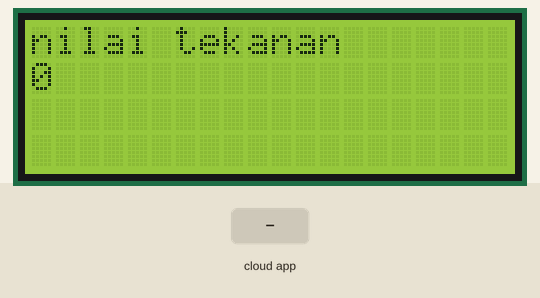
A sketch run on a simulated ESP8266 (NodeMCU). On the bench: 20×4 character LCD. The test bench sets the inputs (shaded band). WiFi joins after 1.5 s; servers stay silent unless stated; the Firebase database answers and starts empty; what the sketch prints to the serial monitor is not drawn.

Above: at 2.7 s.
2.8 s: the phone or cloud app sets nilai to 1
At 3.4 s:
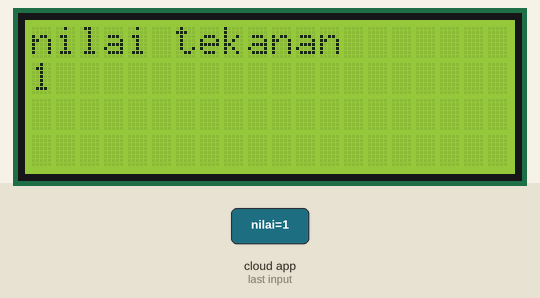
Timing chart, 0 to 5.8 s (numbered marks = the images above; inputs shaded):
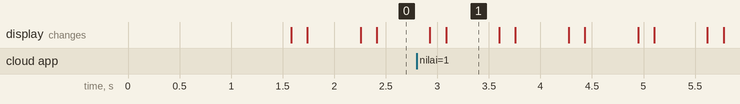

Measured:
- after the input at 2.8 s, the display: first differs from a run without the input after 0.29 s (image 1)

The sketch:

kodeterima.ino
```cpp
#include <LiquidCrystal_I2C.h>
LiquidCrystal_I2C lcd(0x27, 20, 4);

#include <ESP8266WiFi.h>
#include <FirebaseESP8266.h>
#define WIFI_SSID "Redmi Note 7"
#define WIFI_PASSWORD "test1234"

#define FIREBASE_AUTH "HXJV8k0JBzQJ2t97d96CSEM4Xh3HUVWGQb7jMvet"
#define FIREBASE_HOST "keretaapi-6ad27-default-rtdb.asia-southeast1.firebasedatabase.app" //<databaseName>.firebaseio.com or <databaseName>.<region>.firebasedatabase.app
FirebaseData fbdo;

void setup()
{
    Serial.begin(9600);

    WiFi.begin(WIFI_SSID, WIFI_PASSWORD);
    Serial.print("Connecting to Wi-Fi");
    while (WiFi.status() != WL_CONNECTED)
    {
        Serial.print(".");
        delay(300);
    }
    Serial.println();
    Serial.print("Connected with IP: ");
    Serial.println(WiFi.localIP());
    Serial.println();
    Firebase.begin(FIREBASE_HOST, FIREBASE_AUTH);
    Firebase.reconnectWiFi(true);

    lcd.begin();
    lcd.backlight();
}

void loop()
{
    lcd.clear();
    lcd.setCursor(0, 0);
    lcd.print("nilai tekanan");
    if (Firebase.getInt(fbdo, "/nilai"))
    {
        if (fbdo.dataType() == "int")
        {
            Serial.println(fbdo.intData());
            lcd.setCursor(0, 1);
            lcd.print(fbdo.intData());
            lcd.print("      ");
        }
    }
    else
    {
        Serial.println(fbdo.errorReason());
        lcd.setCursor(0, 1);
        lcd.print(fbdo.errorReason());
        lcd.print("    ");
    }
    delay(500);
}
```
